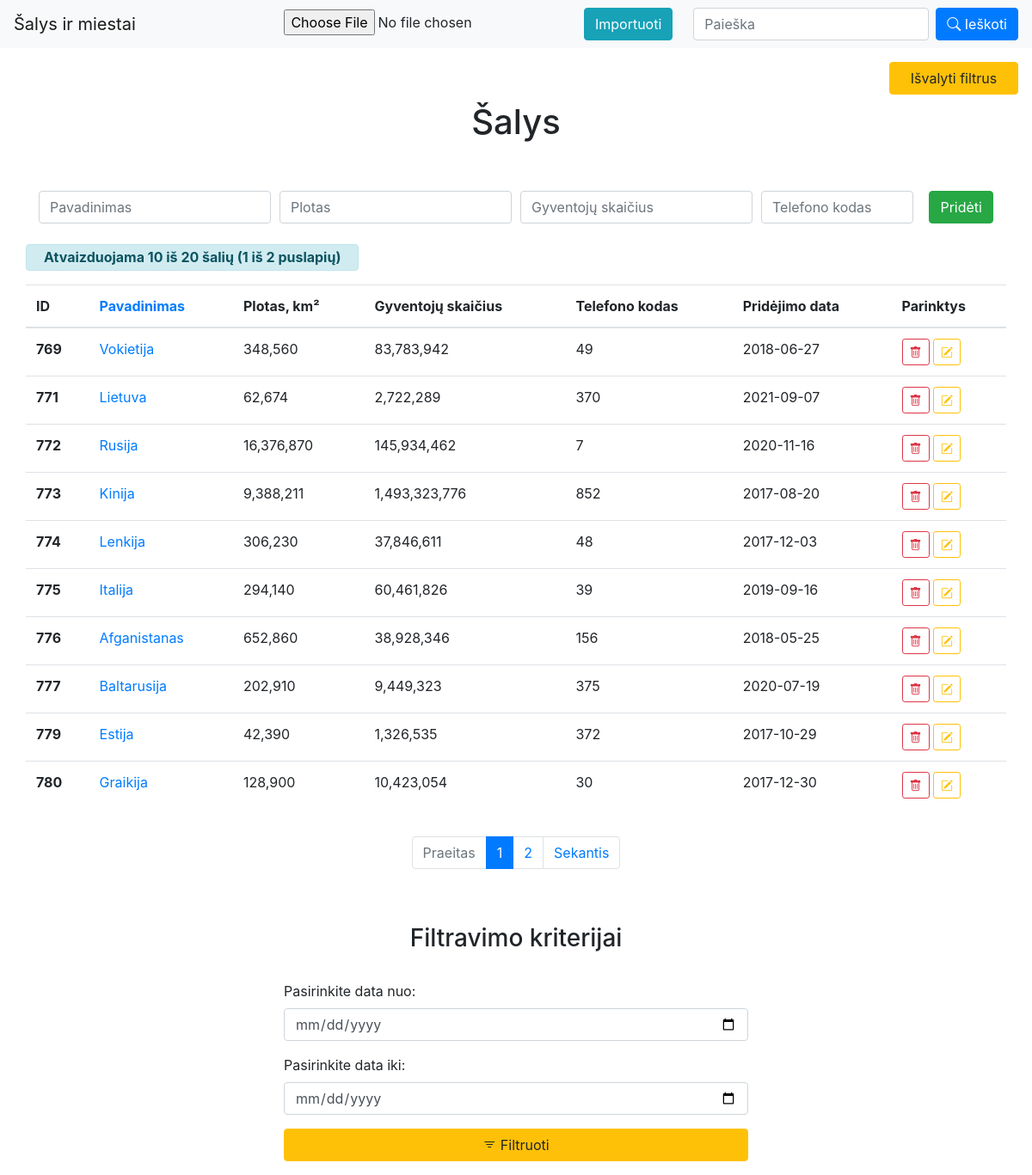
Page /PHP_task/index.php on the committed database.
### tables this page shows
CREATE TABLE `countries` (
  `ID` int(11) NOT NULL,
  `Name` varchar(128) NOT NULL,
  `Area` double NOT NULL,
  `Population` bigint(20) NOT NULL,
  `Phone_Code` varchar(16) NOT NULL,
  `Date` date NOT NULL DEFAULT current_timestamp()
);

### PHP_task/index.php (called while the page is built, shortened)
<?php
include 'utils/mysql.class.php';
include 'models/countries.php';
$CountriesObj = new countries();
$module = '';
$countryID = '';
$pageId = 1;
$search = '';
$order = '';
include 'views/main.tpl.php';
?>

### PHP_task/controllers/country_list.php (called while the page is built, shortened)
<?php
$elementCount = $CountriesObj->getCountryListCount($search, $from, $to);
include 'utils/paging.class.php';
$paging = new paging(config::NUMBER_OF_ROWS_IN_PAGE);
$paging->process($elementCount, $pageId);
$data = $CountriesObj->getCountryList($paging->size, $paging->first, $search, $order, $from, $to);
include 'views/country_list.tpl.php';
?>

### PHP_task/models/countries.php (called while the page is built, shortened)
<?php
	class countries {
		private $countries_table = '';
		public function __construct() {
			$this->countries_table = config::COUNTRIES_TABLE;
		}
		public function getCountryList($limit = null, $offset = null, $search = null, $order = null, $from = null, $to = null) {
			$limitOffsetString = "";
			if(isset($limit)) {
				$limitOffsetString .= " LIMIT {$limit}";
				if(isset($offset)) {
					$limitOffsetString .= " OFFSET {$offset}";
				}
			}
			$orderString = "";
			$whereString = "";
			if($search != null){
				$whereString = " WHERE `Name` LIKE '%{$search}%'";
				if($from != null && $to != null)
					$whereString .= " AND Date >= '{$from}' AND Date <= '{$to}'";
				else if($from != null)
					$whereString .= " AND Date >= '{$from}'";
				else if($to != null)
					$whereString .= " AND Date <= '{$to}'";
				else
					$whereString .= "";
			} else if($from != null && $to != null)
				$whereString .= " WHERE Date >= '{$from}' AND Date <= '{$to}'";
			else if($from != null)
				$whereString .= " WHERE Date >= '{$from}'";
			else if($to != null)
				$whereString .= " WHERE Date <= '{$to}'";
			else
				$whereString = "";
			$query = "  SELECT *
						FROM {$this->countries_table}{$whereString}{$orderString}{$limitOffsetString}";
			$data = mysql::select($query);
			return $data;
		}
		public function getCountryListCount($search = null, $from = null, $to = null) {
			$whereString = "";
			if($search != null){
				$whereString = " WHERE `Name` LIKE '%{$search}%'";
				if($from != null && $to != null)
					$whereString .= " AND Date >= '{$from}' AND Date <= '{$to}'";
				else if($from != null)
					$whereString .= " AND Date >= '{$from}'";
				else if($to != null)
					$whereString .= " AND Date <= '{$to}'";
				else
					$whereString .= "";
			} else if($from != null && $to != null)
				$whereString .= " WHERE Date >= '{$from}' AND Date <= '{$to}'";
			else if($from != null)
				$whereString .= " WHERE Date >= '{$from}'";
			else if($to != null)
				$whereString .= " WHERE Date <= '{$to}'";
			else
				$whereString = "";
			$query = "  SELECT Name, Date, COUNT(`ID`) as `amount`
						FROM {$this->countries_table}{$whereString}";
			$data = mysql::select($query);
			return $data[0]['amount'];
		}
	}
?>

### PHP_task/utils/mysql.class.php (called while the page is built, shortened)
<?php
class mysql {
    protected static $connection;
    public static function connect() {
		if(!isset(self::$connection)) {
            self::$connection = new mysqli(config::DB_SERVER, config::DB_USERNAME, config::DB_PASSWORD, config::DB_NAME);
        }
        return self::$connection;
    }
    public static function query($query) {
        $connection = mysql::connect();
        $result = $connection->query($query);
        return $result;
    }
    public static function select($query) {
        $rows = array();
        $result = mysql::query($query);
        while ($row = $result->fetch_assoc()) {
            $rows[] = $row;
        }
        return $rows;
    }
}

### PHP_task/views/country_list.tpl.php (the view, shortened to what this page needs)
<div class="d-flex flex-row-reverse mt-3">
	<a class="btn btn-warning mr-3" style="width:150px;" href="index.php?module=country&action=list" role="button">Išvalyti filtrus</a>
</div>
<div class="container pt-2">
	<h1><center>Šalys</center></h1>
	<form method="post">
		<div class="form-row pt-5">
		  <div class="form-group col-md-3">
			<input type="text" class="form-control <?php echo ($errors['invalidName'] ? 'is-invalid' : '' ); ?>" name="Name" placeholder="Pavadinimas" value="<?php echo isset($_POST['Name']) ? $_POST['Name'] : '' ?>">
		  </div>
		  <div class="form-group col-md-3">
			<input type="number" class="form-control <?php echo ($errors['invalidArea'] ? 'is-invalid' : '' ); ?>" name="Area" placeholder="Plotas" value="<?php echo isset($_POST['Area']) ? $_POST['Area'] : '' ?>">
		  </div>
		  <div class="form-group col-md-3">
			<input type="number" class="form-control <?php echo ($errors['invalidPopulation'] ? 'is-invalid' : '' ); ?>" name="Population" placeholder="Gyventojų skaičius" value="<?php echo isset($_POST['Population']) ? $_POST['Population'] : '' ?>">
		  </div>
		  <div class="form-group col-md-2">
			<input type="text" class="form-control <?php echo ($errors['invalidPhone_Code'] ? 'is-invalid' : '' ); ?>" name="Phone_Code" placeholder="Telefono kodas" value="<?php echo isset($_POST['Phone_Code']) ? $_POST['Phone_Code'] : '' ?>">
		  </div>
		  <div class="form-group col-md-1">
			<button type="submit" name="submit" value="submit" class="btn btn-success float-right">Pridėti</button>
		  </div>
		</div>
	</form>
	<div class="row pt-2">
		<div class="alert alert-info" style="line-height:5px;" role="alert">
			<b><?php echo "Atvaizduojama ".count($data)." iš {$paging->totalRecords} šalių ({$pageId} iš {$paging->totalPages} puslapių)"; ?></b>
		</div>
		<table class="table table-hover">
		  <thead>
			<tr>
				<th>ID</th>
				<th><a href='index.php?module=country&action=list&search=<?php echo $search; ?>&order=<?php if($order == '') echo "asc"; else if($order == 'asc') echo "desc"; else echo "asc"; echo "&from={$from}&to={$to}&page={$pageId}"; ?>'>Pavadinimas</a></th>
				<th>Plotas, km²</th>
				<th>Gyventojų skaičius</th>
				<th>Telefono kodas</th>
				<th>Pridėjimo data</th>
				<th>Parinktys</th>
			</tr>
		  </thead>
		  <tbody>
			<?php
			if($data != null){
				foreach($data as $key => $val) {
					echo
						"<tr>"
							."<th scope='row'>{$val['ID']}</th>"
							."<td><a href='index.php?module=city&action=list&countryID={$val['ID']}'>{$val['Name']}</a></td>"
							."<td>".number_format($val['Area'])."</td>"
							."<td>".number_format($val['Population'])."</td>"
							."<td>{$val['Phone_Code']}</td>"
							."<td>{$val['Date']}</td>"
							."<td>"
								. "<a href='#' onclick='showConfirmDialog(\"country\", \"{$val['ID']}\", \"{$search}\", \"{$order}\", \"{$from}\", \"{$to}\", \"{$pageId}\", \"{$paging->totalPages}\", \"{$paging->totalRecords}\"); return false;' style='color: red;'><i class='btn btn-outline-danger btn-sm bi bi-trash'></i></a>&nbsp;"
								. "<a href='index.php?module=country&action=edit&id={$val['ID']}&search={$search}&order={$order}&from={$from}&to={$to}&page={$pageId}'><i class='btn btn-sm btn-outline-warning bi bi-pencil-square'></i></a>"
							. "</td>"
						. "</tr>";
				}
			}
			?>
		  </tbody>
		</table>
	</div>
<?php include 'views/paging.tpl.php'; ?>

### PHP_task/views/main.tpl.php (shortened to what this page needs)
<!DOCTYPE html>
<html>
	<head>
		<link rel="stylesheet" href="https://stackpath.bootstrapcdn.com/bootstrap/4.4.1/css/bootstrap.min.css">
		<link rel="stylesheet" href="https://cdn.jsdelivr.net/npm/bootstrap-icons@1.5.0/font/bootstrap-icons.css">
	</head>
	<body>
		<nav class="navbar navbar-expand-lg navbar-light bg-light">
		  <a class="navbar-brand" href="index.php?module=country&action=list">Šalys ir miestai</a>
		  <div class="collapse navbar-collapse" id="navbarSupportedContent">
			<form class="form-inline my-2 my-lg-0" method="post" enctype="multipart/form-data">
			  <div class="mr-4">
			    <input type="file" name="file"/>
				<input class="btn btn-info my-2 my-sm-0" type="submit" name="upload" value="Importuoti"/>
			  </div>
			</form>
			<form class="form-inline my-2 my-lg-0" method="post">
			  <input class="form-control mr-sm-2" type="text" name="search" placeholder="Paieška" value="<?php echo $search != '' ? $search : ''; ?>" aria-label="search">
			  <button class="btn btn-primary my-2 my-sm-0" type="submit" value="submit"><span class="bi-search"></span> Ieškoti</button>
			</form>
		  </div>
		</nav>
		<?php file_exists($actionFile) ? include $actionFile : include 'controllers/country_list.php'; ?>
	</body>
</html>

### PHP_task/views/paging.tpl.php
<div class="pt-3">
	<nav aria-label="pagination">
	  <?php $prev = $pageId - 1; $next = $pageId + 1; ?>
	  <ul class="pagination justify-content-center">
		  <li class='page-item <?php if($pageId == 1) echo " disabled" ?>'>
		    <a class='page-link' href='<?php echo "index.php?module={$module}&action=list&countryID={$countryID}&search={$search}&order={$order}&from={$from}&to={$to}&page=" . $prev; ?>'>Praeitas</a>
	      </li>
			<?php echo $paging->get_pagination_links($paging->totalPages, $pageId, $paging->data, "index.php?module={$module}&action=list&countryID={$countryID}&search={$search}&order={$order}&from={$from}&to={$to}"); ?>
		  <li class='page-item <?php if($paging->totalPages == 1 || $pageId == $paging->totalPages) echo " disabled" ?>'>
		    <a class='page-link' href='<?php echo "index.php?module={$module}&action=list&countryID={$countryID}&search={$search}&order={$order}&from={$from}&to={$to}&page=" . $next; ?>'>Sekantis</a>
		  </li>
	  </ul>
	</nav>
</div>
</div>
<div class="container-sm pt-5" style="max-width: 600px;">
	<h3><center>Filtravimo kriterijai</center></h3>
	<form method="post" class="pt-4">
	  <div class="form-group col-lg-12">
		<label for="DateFrom">Pasirinkite data nuo:</label>
		<input type="date" class="form-control" name="DateFrom" value="<?php echo $from != '' ? $from : ''; ?>">
	  </div>
	  <div class="form-group col-lg-12">
		<label for="DateTo">Pasirinkite data iki:</label>
		<input type="date" class="form-control" name="DateTo" value="<?php echo $to != '' ? $to : ''; ?>">
	  </div>
	  <div class="form-group col-lg-12">
		<button type="submit" name="filter" class="btn btn-warning btn-block" value="filter"><i class="bi bi-filter"></i> Filtruoti</button>
	  </div>
	</form>
</div>

### PHP_task/utils/paging.class.php (shortened to what this page needs)
<?php
class paging {
	public $size;
	public function __construct($rowsPerPage) {
		$this->size = $rowsPerPage;
	}
	public function process($total, $currentPage) {
		$pageCount = ceil($total / $this->size);
		$this->totalRecords = (int) $total;
		$this->totalPages = (int) ($pageCount) ? $pageCount : 1;
		$this->first = ($currentPage - 1) * $this->size;
	}
	function get_pagination_links($total, $currentPage, $data, $url)
	{
		$links = "";
		if ($total >= 1 && $currentPage <= $total) {
			$links .= "<li class='page-item".($data[0]['isActive'] == 1 ? ' active' : '')."'><a class='page-link' href='{$url}&page=1'>1</a></li>";
			$i = max(2, $currentPage - 5);
			if ($total != 1)
				$links .= "<li class='page-item".($data[count($data)-1]['isActive'] == 1 ? ' active' : '')."'><a class='page-link' href='{$url}&page={$total}'>{$total}</a></li>";
		}
		return $links;
	}
}
?>

### rows in the picture
countries: ID "769", Name "Vokietija", Area "348,560", Population "83,783,942", Phone_Code "49", Date "2018-06-27"
countries: ID "771", Name "Lietuva", Area "62,674", Population "2,722,289", Phone_Code "370", Date "2021-09-07"
countries: ID "772", Name "Rusija", Area "16,376,870", Population "145,934,462", Phone_Code "7", Date "2020-11-16"
countries: ID "773", Name "Kinija", Area "9,388,211", Population "1,493,323,776", Phone_Code "852", Date "2017-08-20"
countries: ID "774", Name "Lenkija", Area "306,230", Population "37,846,611", Phone_Code "48", Date "2017-12-03"
countries: ID "775", Name "Italija", Area "294,140", Population "60,461,826", Phone_Code "39", Date "2019-09-16"
countries: ID "776", Name "Afganistanas", Area "652,860", Population "38,928,346", Phone_Code "156", Date "2018-05-25"
countries: ID "777", Name "Baltarusija", Area "202,910", Population "9,449,323", Phone_Code "375", Date "2020-07-19"
countries: ID "779", Name "Estija", Area "42,390", Population "1,326,535", Phone_Code "372", Date "2017-10-29"
countries: ID "780", Name "Graikija", Area "128,900", Population "10,423,054", Phone_Code "30", Date "2017-12-30"

### other values in the picture
count($data) "10"
$paging->totalRecords "20"
$pageId "1"
$paging->totalPages "2"
$total "2"
